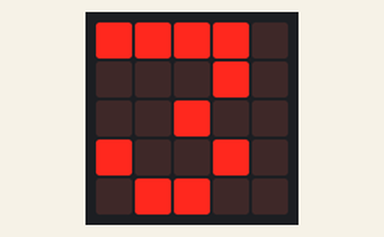
A program run on a simulated BBC micro:bit (MakeCode). Parts: the board's 5×5 LED display.

Above: at 0.1 s.
At 0.8 s:
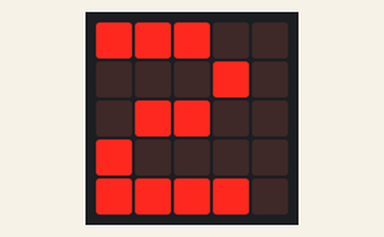
At 1.6 s:
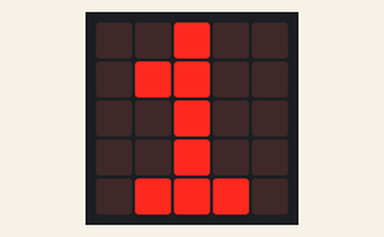
At 2.45 s:
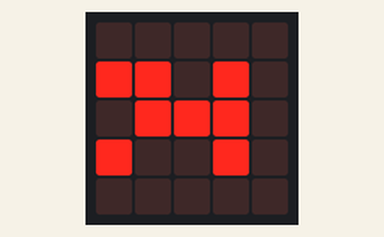
At 2.86 s:
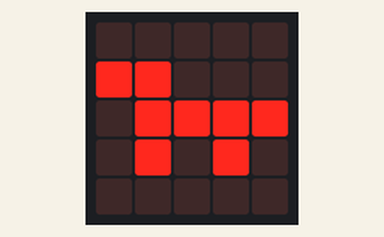

Measured:
- what the display in image 1 shows lasts 0.7 s, from 0.8 s to 1.5 s
- what the display in image 3 shows lasts 0.4 s, from 2.3 s to 2.7 s

The program:

main.ts
```typescript
basic.showNumber(3)
basic.showNumber(2)
basic.showNumber(1)
basic.forever(function () {
    basic.showLeds(`
        . . . . .
        # # . # .
        . # # # .
        # . . # .
        . . . . .
        `)
    basic.showLeds(`
        . . . . .
        # # . . .
        . # # # #
        . # . # .
        . . . . .
        `)
})
```

test.ts
```typescript
// les proves van aquí; això no es compilarà quan aquest paquet s'usi com a extensió.
```
